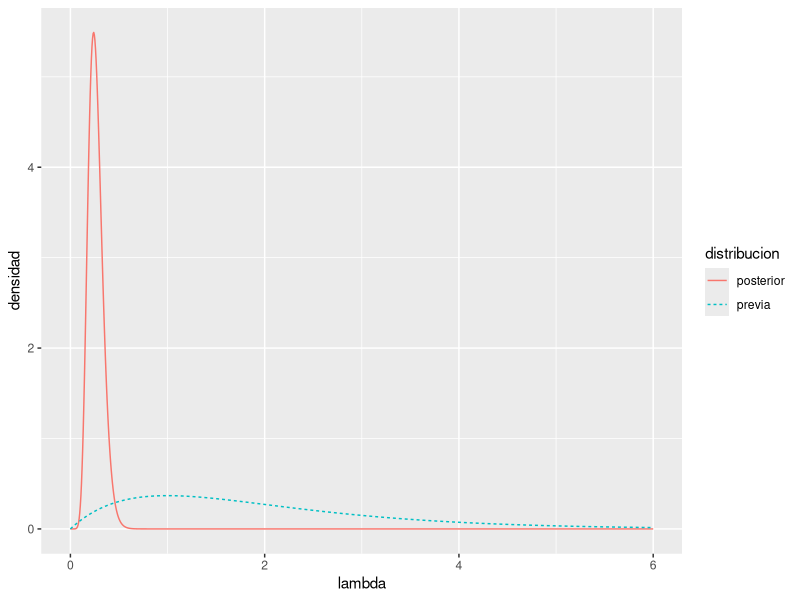

Source code (R):
## ---- chunk 1
integrate(
  function(lambda) (1 / lambda) * dgamma(lambda, shape = 12, rate = 46),
  lower = 0,
  upper = Inf
)
## ---- chunk 2
lambda <- seq(0, 6, length.out = 1000)
## ---- chunk 3
dens_previa <- dgamma(lambda, shape = 2, rate = 1)
## ---- chunk 4
dens_posterior <- dgamma(lambda, shape = 12, rate = 46)
## ---- chunk 5
datos_grafico <- data.frame(
  lambda = lambda,
  previa = dens_previa,
  posterior = dens_posterior
)

library(tidyr)

datos_grafico <- pivot_longer(
  datos_grafico,
  cols = c(previa, posterior),
  names_to = "distribucion",
  values_to = "densidad"
)
## ---- chunk 6
library(ggplot2)

ggplot(datos_grafico, 
       aes(x = lambda, 
           y = densidad, 
           linetype = distribucion,
           color = distribucion)) +
  geom_line()
